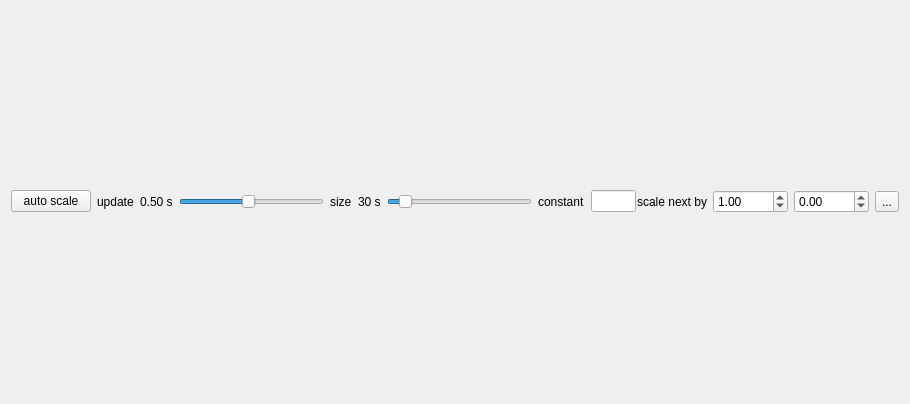
<?xml version="1.0" encoding="UTF-8"?>
<ui version="4.0">
 <class>RT_Plotter</class>
 <widget class="QWidget" name="RT_Plotter">
  <property name="geometry">
   <rect>
    <x>0</x>
    <y>0</y>
    <width>910</width>
    <height>404</height>
   </rect>
  </property>
  <property name="sizePolicy">
   <sizepolicy hsizetype="MinimumExpanding" vsizetype="MinimumExpanding">
    <horstretch>0</horstretch>
    <verstretch>0</verstretch>
   </sizepolicy>
  </property>
  <property name="acceptDrops">
   <bool>false</bool>
  </property>
  <property name="windowTitle">
   <string>Real-time plotter</string>
  </property>
  <layout class="QVBoxLayout" name="verticalLayout">
   <item>
    <layout class="QGridLayout" name="gridLayout">
     <item row="0" column="1">
      <widget class="QLabel" name="label_3">
       <property name="text">
        <string>update</string>
       </property>
      </widget>
     </item>
     <item row="0" column="2">
      <widget class="QLabel" name="dt_label">
       <property name="sizePolicy">
        <sizepolicy hsizetype="Fixed" vsizetype="Preferred">
         <horstretch>0</horstretch>
         <verstretch>0</verstretch>
        </sizepolicy>
       </property>
       <property name="text">
        <string>0.50 s</string>
       </property>
       <property name="margin">
        <number>5</number>
       </property>
      </widget>
     </item>
     <item row="0" column="5">
      <widget class="QLabel" name="size_label">
       <property name="text">
        <string>30 s</string>
       </property>
       <property name="margin">
        <number>3</number>
       </property>
      </widget>
     </item>
     <item row="0" column="13">
      <widget class="QToolButton" name="menu_button">
       <property name="contextMenuPolicy">
        <enum>Qt::ActionsContextMenu</enum>
       </property>
       <property name="text">
        <string>...</string>
       </property>
       <property name="icon">
        <iconset theme="format-justify-fill"/>
       </property>
      </widget>
     </item>
     <item row="0" column="4">
      <widget class="QLabel" name="label_5">
       <property name="text">
        <string>size</string>
       </property>
      </widget>
     </item>
     <item row="0" column="10">
      <widget class="QLabel" name="label_2">
       <property name="sizePolicy">
        <sizepolicy hsizetype="Preferred" vsizetype="Preferred">
         <horstretch>0</horstretch>
         <verstretch>0</verstretch>
        </sizepolicy>
       </property>
       <property name="text">
        <string>scale next by</string>
       </property>
       <property name="margin">
        <number>0</number>
       </property>
      </widget>
     </item>
     <item row="0" column="3">
      <widget class="QSlider" name="dt_slider">
       <property name="toolTip">
        <string>update time (s)</string>
       </property>
       <property name="minimum">
        <number>5</number>
       </property>
       <property name="maximum">
        <number>100</number>
       </property>
       <property name="sliderPosition">
        <number>50</number>
       </property>
       <property name="orientation">
        <enum>Qt::Horizontal</enum>
       </property>
      </widget>
     </item>
     <item row="0" column="7">
      <widget class="QLabel" name="label">
       <property name="text">
        <string>constant</string>
       </property>
      </widget>
     </item>
     <item row="0" column="6">
      <widget class="QSlider" name="size_slider">
       <property name="toolTip">
        <string>display time interval</string>
       </property>
       <property name="minimum">
        <number>10</number>
       </property>
       <property name="maximum">
        <number>240</number>
       </property>
       <property name="value">
        <number>30</number>
       </property>
       <property name="sliderPosition">
        <number>30</number>
       </property>
       <property name="orientation">
        <enum>Qt::Horizontal</enum>
       </property>
      </widget>
     </item>
     <item row="0" column="11">
      <widget class="QDoubleSpinBox" name="scale_spin">
       <property name="toolTip">
        <string>scaling factor</string>
       </property>
       <property name="minimum">
        <double>-9999.000000000000000</double>
       </property>
       <property name="maximum">
        <double>9999.989999999999782</double>
       </property>
       <property name="value">
        <double>1.000000000000000</double>
       </property>
      </widget>
     </item>
     <item row="0" column="0">
      <widget class="QPushButton" name="autoscale">
       <property name="toolTip">
        <string>restart autoscale on Y axis</string>
       </property>
       <property name="text">
        <string>auto scale</string>
       </property>
      </widget>
     </item>
     <item row="0" column="8">
      <widget class="QLineEdit" name="constant_input">
       <property name="sizePolicy">
        <sizepolicy hsizetype="Ignored" vsizetype="Fixed">
         <horstretch>0</horstretch>
         <verstretch>0</verstretch>
        </sizepolicy>
       </property>
       <property name="minimumSize">
        <size>
         <width>45</width>
         <height>0</height>
        </size>
       </property>
       <property name="toolTip">
        <string>enter a number and press enter to draw a line</string>
       </property>
      </widget>
     </item>
     <item row="0" column="12">
      <widget class="QDoubleSpinBox" name="offset_spin">
       <property name="toolTip">
        <string>offset</string>
       </property>
       <property name="minimum">
        <double>-9999.000000000000000</double>
       </property>
       <property name="maximum">
        <double>9999.989999999999782</double>
       </property>
      </widget>
     </item>
     <item row="0" column="9">
      <spacer name="horizontalSpacer">
       <property name="orientation">
        <enum>Qt::Horizontal</enum>
       </property>
       <property name="sizeType">
        <enum>QSizePolicy::Fixed</enum>
       </property>
       <property name="sizeHint" stdset="0">
        <size>
         <width>40</width>
         <height>20</height>
        </size>
       </property>
      </spacer>
     </item>
    </layout>
   </item>
  </layout>
  <action name="action_new_plot">
   <property name="text">
    <string>New plot</string>
   </property>
   <property name="shortcut">
    <string>Ctrl+N</string>
   </property>
  </action>
  <action name="action_reset">
   <property name="text">
    <string>Reset</string>
   </property>
   <property name="toolTip">
    <string>reset data for all plots</string>
   </property>
   <property name="shortcut">
    <string>Ctrl+L</string>
   </property>
  </action>
  <action name="action_suspend">
   <property name="text">
    <string>Suspend</string>
   </property>
   <property name="toolTip">
    <string>freeze plotter view</string>
   </property>
   <property name="shortcut">
    <string>Ctrl+S</string>
   </property>
  </action>
  <action name="action_restart">
   <property name="text">
    <string>Restart</string>
   </property>
   <property name="toolTip">
    <string>restart suspended plotter</string>
   </property>
   <property name="shortcut">
    <string>Ctrl+X</string>
   </property>
  </action>
  <action name="action_close">
   <property name="text">
    <string>Close</string>
   </property>
   <property name="toolTip">
    <string>close plotter window</string>
   </property>
   <property name="shortcut">
    <string>Ctrl+W</string>
   </property>
  </action>
  <action name="action_quit">
   <property name="text">
    <string>Quit</string>
   </property>
   <property name="toolTip">
    <string>quit realtime plotter (close all windows)</string>
   </property>
   <property name="shortcut">
    <string>Ctrl+Q</string>
   </property>
  </action>
  <action name="action_dark_background">
   <property name="checkable">
    <bool>true</bool>
   </property>
   <property name="text">
    <string>Dark background</string>
   </property>
   <property name="toolTip">
    <string>change background from white to black</string>
   </property>
   <property name="shortcut">
    <string>Ctrl+B</string>
   </property>
  </action>
 </widget>
 <resources/>
 <connections/>
</ui>
